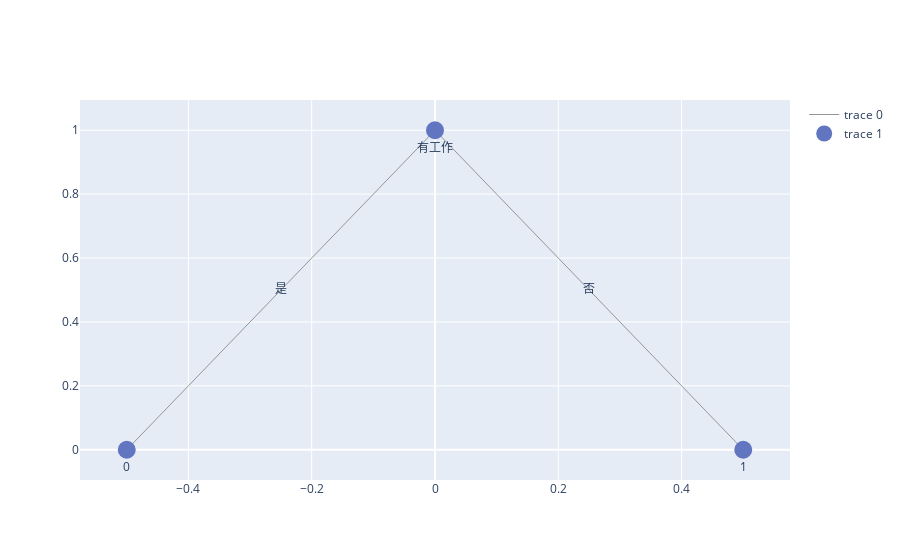

Notebook cell for this chart:
### Markdown cell above
## Visualization

### Code cell
import igraph
from decision_tree import Node
from igraph import EdgeSeq

nr_vert = 0
def dfs(rt:Node, p, edge, g:igraph.Graph):
    global nr_vert
    rt_idx = nr_vert
    nr_vert += 1
    g.add_vertex(name=data.keys()[rt.feature] if rt.child else rt.label)
    if p is not None:
        g.add_edge(p, rt_idx, name=edge)
    if rt.child is not None:
        for val,c in rt.child.items():
            dfs(c, rt_idx, tag[data.keys()[rt.feature]][val], g)

g = igraph.Graph()
dfs(tree.root, None, None,g)
lay = g.layout("rt")

pos = {k:lay[k] for k in range(nr_vert)}

Y = [lay[k][1] for k in range(nr_vert)]
M = max(Y)
es = EdgeSeq(g)
E = [e.tuple for e in g.es]
Xn = [pos[k][0] for k in range(nr_vert)]
Yn = [M-pos[k][1] for k in range(nr_vert)]
Xe = []
Ye = []
label_e = []
for e in E:
    Xe += [pos[e[0]][0], (pos[e[0]][0]+pos[e[1]][0])/2, pos[e[1]][0], None]
    Ye += [M-pos[e[0]][1], (M-pos[e[0]][1]+M-pos[e[1]][1])/2 , M-pos[e[1]][1], None]
    label_e += [None, g.es[g.get_eid(*e)]['name'], None, None]
label = [g.vs[k]['name'] for k in range(nr_vert)]
fig = go.Figure()
fig.add_trace(go.Scatter(
    x=Xe, y=Ye,
    mode="lines+text",
    line=dict(color='rgb(150,150,150)', width=1),
    text=label_e
))
fig.add_trace(go.Scatter(
    x=Xn,
    y=Yn,
    mode="markers+text",
    marker=dict(
        symbol='circle',
        size=18,
        color='#6175c1'),
    text=label,
    textposition="bottom center"
))
fig.show()

### Figure 1 — Plotly figure (JSON) as saved in the notebook; plotly's stock layout.template omitted (floating-point values rounded to 4 significant figures)
{"data": [{"line": {"color": "rgb(150,150,150)", "width": 1}, "mode": "lines+text", "text": [null, "是", null, null, null, "否", null, null], "type": "scatter", "x": [0.0, -0.25, -0.5, null, 0.0, 0.25, 0.5, null], "y": [1.0, 0.5, 0.0, null, 1.0, 0.5, 0.0, null]}, {"marker": {"color": "#6175c1", "size": 18, "symbol": "circle"}, "mode": "markers+text", "text": ["有工作", "0", "1"], "textposition": "bottom center", "type": "scatter", "x": [0.0, -0.5, 0.5], "y": [1.0, 0.0, 0.0]}], "layout": {}}
